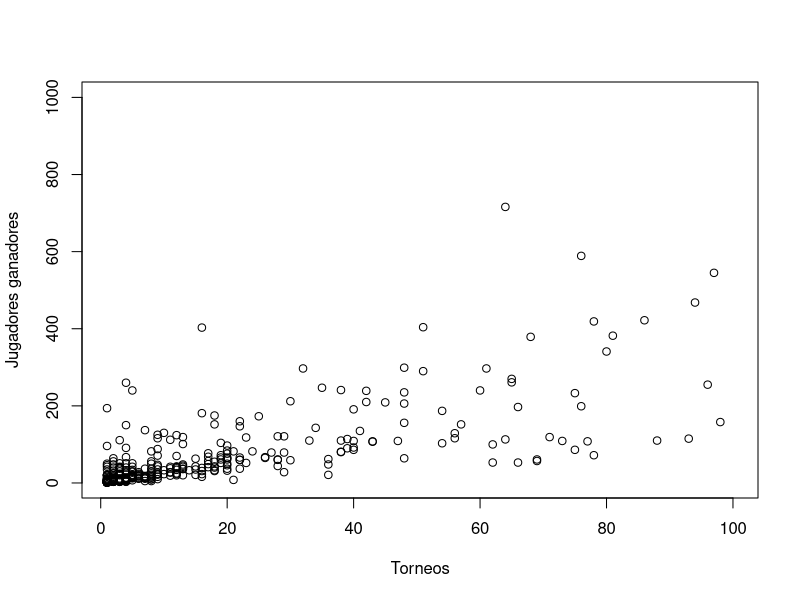
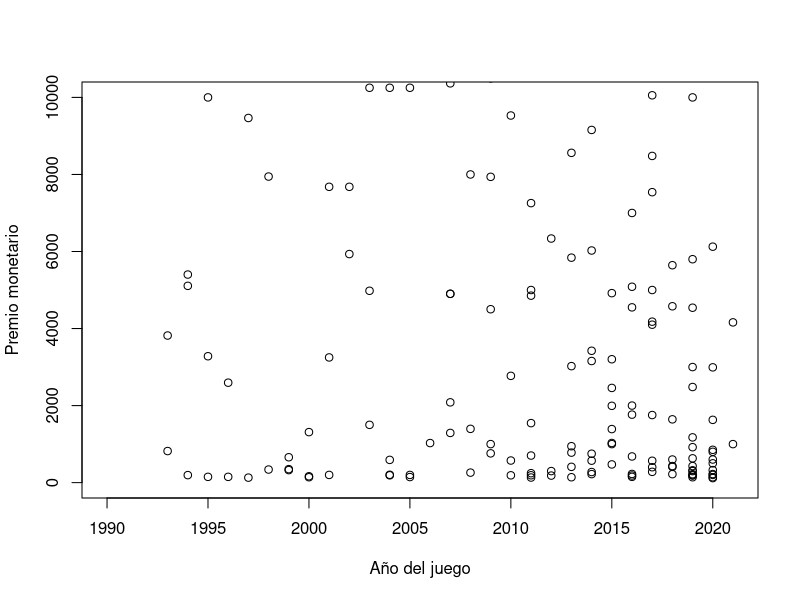
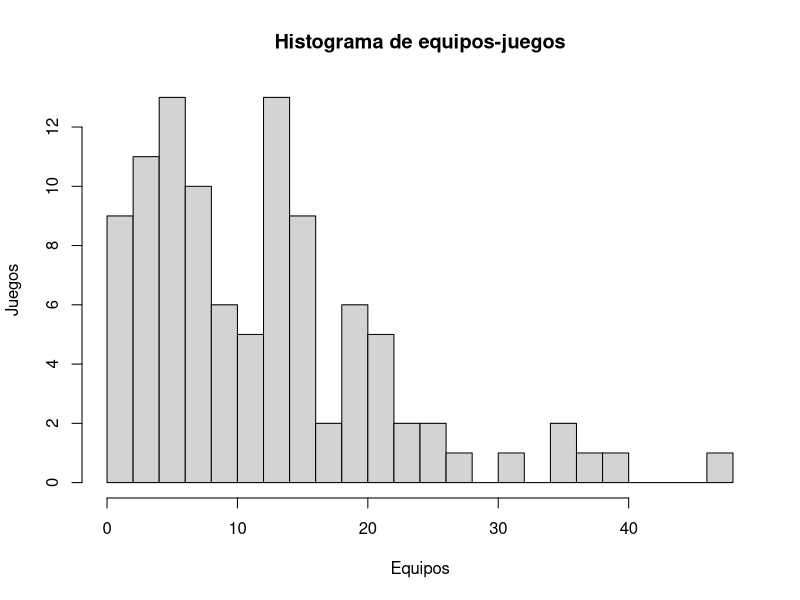
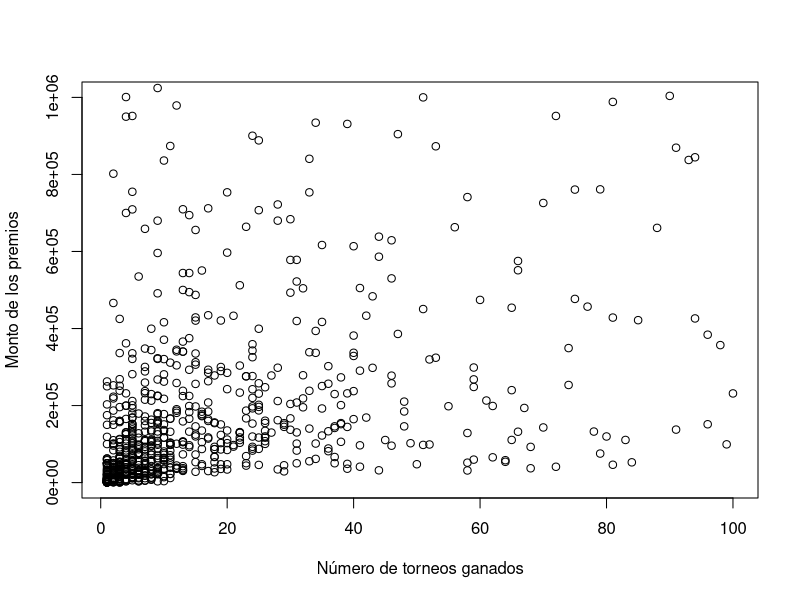

Write the R code that produced these figures, in order.
## ---- chunk 1
library("readr")
library("utf8")
library("modeest")
library("dplyr")
library("ggplot2")
## ---- chunk 2
Juegos <- read_csv("GeneralEsportData.csv")
Historico <- read_csv("HistoricalEsportData.csv")
Equipos <- read_csv("highest_earning_teams.csv")
Jugadores <- read_csv("highest_earning_players.csv")
Competitive <- read_csv("competitive_game.csv")
## ---- chunk 3
# Renombrado de atributos 
Juegos %>% rename(Juego = Game, AñoLanzamiento = ReleaseDate, Premios = TotalEarnings, PremiosOnline = OnlineEarnings, JugadoresGanadores = TotalPlayers, Torneos = TotalTournaments) -> JuegosN

Jugadores %>% rename(JugadorID = PlayerId, Nombre = NameFirst, Apellido = NameLast, Usuario = CurrentHandle, CodigoPais = CountryCode, IngresosTotal = TotalUSDPrize, Juego = Game) -> JugadoresN

Historico %>% rename(Fecha = Date, Juego = Game, Premios = Earnings, NumeroJugadoresGanadores = Players, Torneos = Tournaments) -> HistoricoN

Equipos %>% rename(EquipoID = TeamId, Nombre = TeamName, MontoGanado = TotalUSDPrize, Juego = Game, GeneroJuego = Genre, TorneosGanados = TotalTournaments) -> EquiposN

Competitive %>% rename(Juego = Game, MontoGanado = `Total Money Earned`, PorcentajeMontoTotalGanado = `Total Money Earned Percentage`, Equipo = Team) -> CompetitiveN
## ---- chunk 4
# Limpieza de datos
# Juegos
select(JuegosN, -Genre) -> JuegosN
JuegosN$Premios[JuegosN$Premios <= 100] <- NA
JuegosN$PremiosOnline[JuegosN$PremiosOnline <= 100] <- NA
JuegosN$JugadoresGanadores[JuegosN$JugadoresGanadores == 0] <- NA
JuegosN$Torneos[JuegosN$Torneos == 0] <- NA
summary(JuegosN)

# Jugadores
summary(JugadoresN)

# Equipos
summary(EquiposN)

# Competitive #Falta cómo limpiar el porcentaje
CompetitiveN$MontoGanado = as.numeric(gsub("[\\$,]", "",  CompetitiveN$MontoGanado))
CompetitiveN$MontoGanado[CompetitiveN$MontoGanado == 0] <- NA
summary(CompetitiveN)

#Histórico
HistoricoN$Premios[HistoricoN$Premios <= 100] <- NA
HistoricoN$NumeroJugadoresGanadores[HistoricoN$NumeroJugadoresGanadores == 0] <- NA
summary(HistoricoN)

## ---- chunk 5
summary(Juegos)
## ---- chunk 6

mediaTotalEarnings = mean(Juegos$TotalEarnings)

round(mediaTotalEarnings,2)

## ---- chunk 7
mediaPremiosOnline = round(mean(JuegosN$PremiosOnline, na.rm=TRUE), 2)
## ---- chunk 8
mediaGanadores = mean(JuegosN$JugadoresGanadores, na.rm = TRUE)

round(mediaGanadores,0)

## ---- chunk 9
mediaJugadores = round(mean(HistoricoN$NumeroJugadoresGanadores, na.rm = TRUE), 2)
mediaJugadores
## ---- chunk 10
getmode <- function(v) {
   uniqv <- unique(v)
   uniqv[which.max(tabulate(match(v, uniqv)))]
}
modaJuego = getmode(HistoricoN$Juego)
modaJuego
## ---- chunk 11
plot(JuegosN$Torneos, JuegosN$JugadoresGanadores, xlab = "Torneos", ylab = "Jugadores ganadores", xlim = c(1,100), ylim = c(1, 1000))
## ---- chunk 12
plot(JuegosN$AñoLanzamiento, JuegosN$Premios, xlab = "Año del juego", ylab = "Premio monetario", xlim = c(1990, 2021), ylim = c(1, 10000))
## ---- chunk 13
hist(table(CompetitiveN$Equipo), breaks = 20, xlab = "Equipos", ylab = "Juegos", main = "Histograma de equipos-juegos")
## ---- chunk 14
plot(EquiposN$TorneosGanados, EquiposN$MontoGanado,
     xlab = "Número de torneos ganados",
     ylab = "Monto de los premios",
     xlim = c(1, 100),
     ylim = c(1, 1000000))
